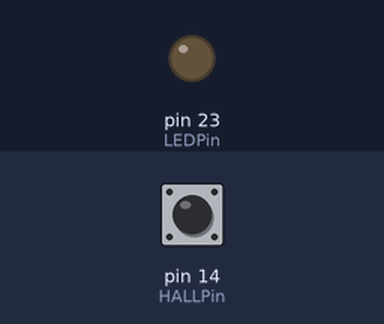
Recording of a sketch running on a simulated Arduino Mega 2560, built with avr-gcc and run on an emulated ATmega2560. Parts: output pins drawn as LEDs (lit = HIGH). Dashed ring = blinking. Inputs (shaded band) come from the test bench; at power-on: pin 14 (HALLPin) LOW. What the sketch prints to the serial monitor is not drawn.

Above: at 1.2 s.
1.3 s: pin 14 (HALLPin) driven HIGH
At 1.8 s:
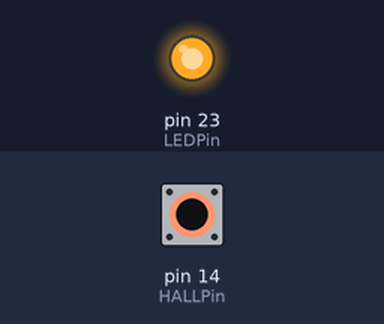
2.8 s: pin 14 (HALLPin) driven LOW
At 3.4 s:
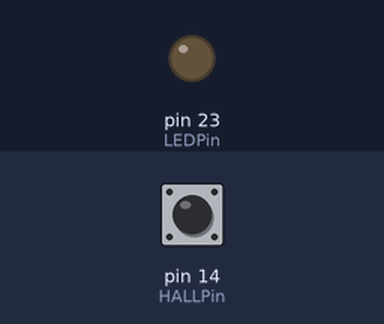
5.8 s: pin 14 (HALLPin) pulsed HIGH 2 times (0.12 s each, 0.3 s apart)
At 6.22 s:
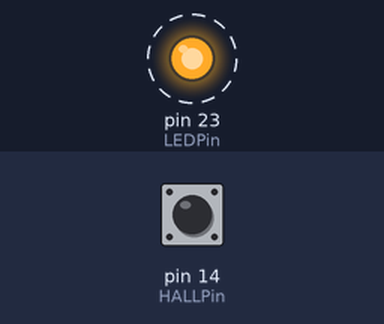
9.4 s: pin 14 (HALLPin) pulsed HIGH 5 times (0.12 s each, 0.3 s apart)
At 11.2 s:
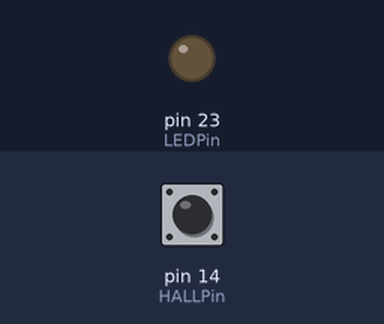
Timing chart, 0 to 12.7 s (numbered marks = the images above; inputs shaded):
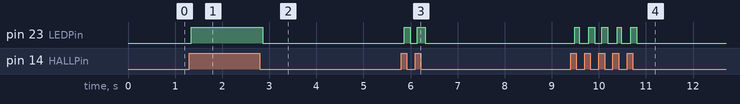

The sketch:

Hall_Magnetic.ino
```cpp
const int HALLPin = 14;
const int LEDPin = 23;

void setup() {
  Serial.begin(9600);
  pinMode(LEDPin, OUTPUT);
  pinMode(HALLPin, INPUT);
}

void loop() {
  if(digitalRead(HALLPin)==HIGH){ //Realizar la lectura del pin
    Serial.println("Se detecta campo electromagnético");
    digitalWrite(LEDPin, HIGH);
  }
  else{
    Serial.println("No se está detectando ningún campo electromagnético");
    digitalWrite(LEDPin, LOW);
  }
}
```

Measured:
- after the input at 1.3 s, pin 23 (LEDPin): LOW → HIGH after 0.05 s
- after the input at 2.8 s, pin 23 (LEDPin): HIGH → LOW after 0.06 s
- after the input at 5.8 s, pin 23 (LEDPin): alternates HIGH for 0.15 s and LOW for 0.15 s, 4 changes in all, then stays LOW, starting after 0.07 s
- after the input at 9.4 s, pin 23 (LEDPin): alternates HIGH for 0.13 s and LOW for 0.20 s, 10 changes in all, then stays LOW, starting after 0.09 s
